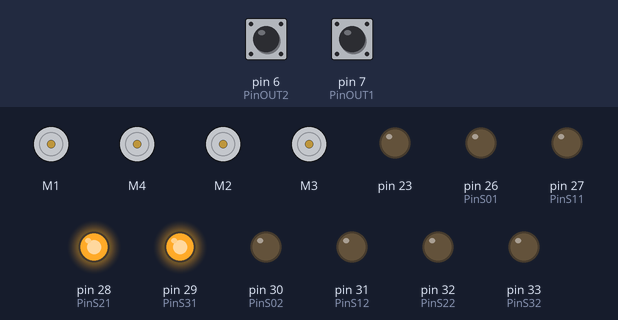
This sketch was run on a simulated Arduino Mega 2560, built with avr-gcc and run on an emulated ATmega2560. Shown: 4 × DC motor (green arrow = forward, orange = backward, longer = faster), output pins drawn as LEDs (lit = HIGH). The inputs (shaded band) are chosen by the test bench; at power-on: pin 7 (PinOUT1) LOW, pin 6 (PinOUT2) LOW. What the sketch prints to the serial monitor is not drawn.

Above: at 1.2 s.
1.3 s: pin 7 (PinOUT1) pulsed HIGH 2 times (0.12 s each, 0.3 s apart)
At 2.8 s:
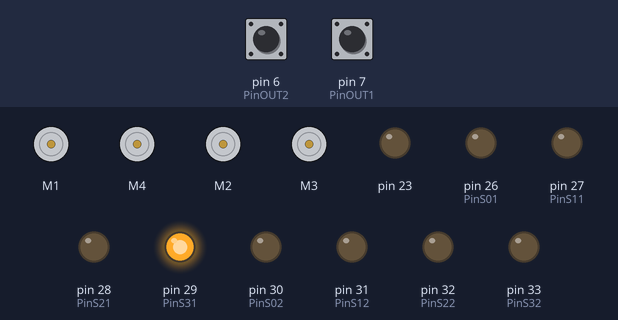
At 4.3 s:
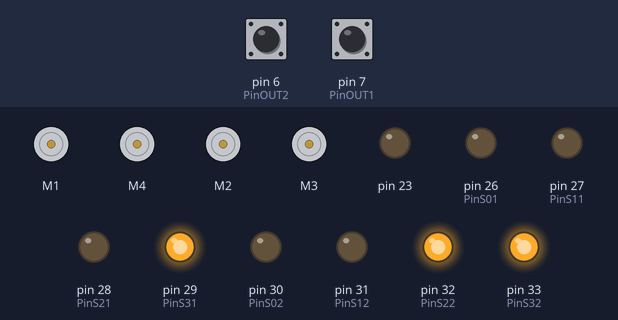
4.9 s: pin 6 (PinOUT2) pulsed HIGH 2 times (0.12 s each, 0.3 s apart)
At 11.7 s:
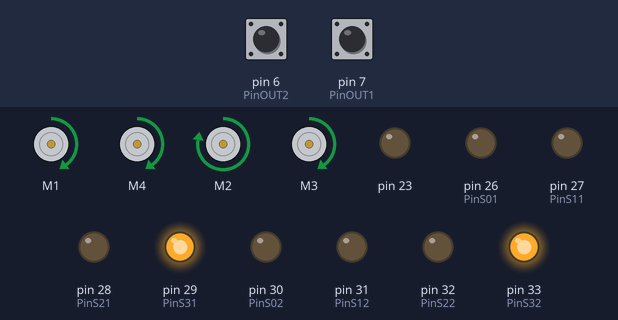
Timing chart, 0 to 17.5 s (numbered marks = the images above; inputs shaded):
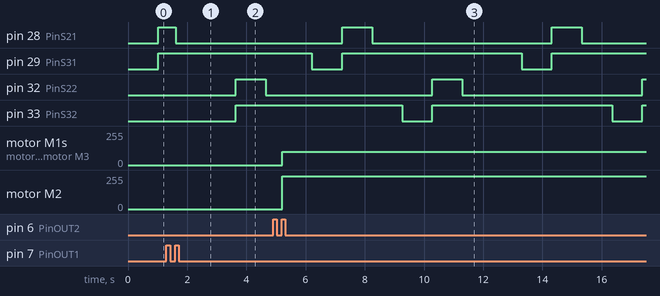

Measured:
- after the input at 1.3 s, pin 28 (PinS21): HIGH → LOW after 0.32 s instead of 0.73 s; pin 32 (PinS22), pin 33 (PinS32): LOW → HIGH after 2.3 s instead of 2.8 s
- after the input at 4.9 s, motor M1, motor M4, motor M3: stopped → forward 100/255 after 0.32 s instead of 0.78 s; motor M2: stopped → forward 244/255 after 0.32 s instead of 0.78 s
- by itself, pin 29 (PinS31): alternates HIGH for 6.1 s and LOW for 1.0 s

The sketch:

anda-frente.ino
```cpp
#include <AFMotor.h>
#include <Ultrasonic.h>

// Definição de pinos e inicialização de variáveis
Ultrasonic ultrassom(23, 22); // Pinos trig e echo do sensor ultrassônico

#define PinOUT1 7  // Definição do Pino OUT do sensor 1 na entrada digital 7
#define PinS01 26  // Definição do Pino S0 do sensor 1 na entrada digital 26
#define PinS11 27  // Definição do Pino S1 do sensor 1 na entrada digital 27
#define PinS21 28  // Definição do Pino S2 do sensor 1 na entrada digital 28
#define PinS31 29  // Definição do Pino S3 do sensor 1 na entrada digital 29

#define PinOUT2 6  // Definição do Pino OUT do sensor 2 na entrada digital 6
#define PinS02 30  // Definição do Pino S0 do sensor 2 na entrada digital 30
#define PinS12 31  // Definição do Pino S1 do sensor 2 na entrada digital 31
#define PinS22 32  // Definição do Pino S2 do sensor 2 na entrada digital 32
#define PinS32 33  // Definição do Pino S3 do sensor 2 na entrada digital 33

AF_DCMotor motor1(1);
AF_DCMotor motor2(4);
AF_DCMotor motor3(2);
AF_DCMotor motor4(3);

const unsigned long moveDuration = 10000; // Duração do movimento em milissegundos
const unsigned long stopDuration = 1000; // Tempo para parar os motores antes de iniciar o próximo movimento

int red1, green1, blue1;  // Variáveis para o sensor 1
int red2, green2, blue2;  // Variáveis para o sensor 2

void paraFrente() {
  motor1.setSpeed(100); //M1
  motor2.setSpeed(100); //M4
  motor3.setSpeed(500); //M2
  motor4.setSpeed(100); //M3

  motor1.run(FORWARD);
  motor2.run(FORWARD);
  motor3.run(FORWARD);
  motor4.run(FORWARD);
}

void pararMotores(){
  motor1.setSpeed(0); // M1 = 80 RPM(60) ; 100RPM(70) ; 128rpm (100)
  motor2.setSpeed(0); // M4 = 64 RPM(60) ; 100RPM(93) ; 156rpm (100)
  motor3.setSpeed(0); // M2 = 100 RPM(60) ; 176rpm (100)
  motor4.setSpeed(0); // M3 = 104 RPM(60) ; 136rpm (100)
}

void lerSensor(int pinOUT, int pinS2, int pinS3, int &red, int &green, int &blue, const char* sensorName) {
  digitalWrite(pinS2, LOW);
  digitalWrite(pinS3, LOW);
  red = pulseIn(pinOUT, LOW);
  Serial.print(sensorName);
  Serial.print(" - R: ");
  Serial.print(red);
  delay(15);

  digitalWrite(pinS2, HIGH);
  digitalWrite(pinS3, HIGH);
  green = pulseIn(pinOUT, LOW);
  Serial.print(" G: ");
  Serial.print(green);
  delay(15);

  digitalWrite(pinS2, LOW);
  digitalWrite(pinS3, HIGH);
  blue = pulseIn(pinOUT, LOW);
  Serial.print(" B: ");
  Serial.println(blue);
  delay(15);
}

const char* detectarCor1(int red1, int green1, int blue1) {
  if (blue1 > 25 && red1 > 25 && green1 > 25) {
    return "Preto";
  } else if (blue1 < 10 && red1 < 10 && green1 < 10) {
    return "Branco";
  } else if (blue1 < red1 && blue1 < green1) {
    return "Azul";
  } else if (green1 < red1 && green1 < blue1) {
    return "Verde";
  } else if (red1 < blue1 && red1 < green1 && red1 < 100) {
    return "Vermelho";
  }
  return "Indefinido";
}

const char* detectarCor2(int red2, int green2, int blue2) {
  if (blue2 > 25 && red2 > 25 && green2 > 25) {
    return "Preto";
  } else if (blue2 < 10 && red2 < 10 && green2 < 10) {
    return "Branco";
  } else if (blue2 < red2 && blue2 < green2) {
    return "Azul";
  } else if (green2 < red2 && green2 < blue2) {
    return "Verde";
  } else if (red2 < blue2 && red2 < green2 && red2 < 100) {
    return "Vermelho";
  }
  return "Indefinido";
}

void setup() {
  motor1.setSpeed(100);
  motor2.setSpeed(100);
  motor3.setSpeed(500);
  motor4.setSpeed(100);

  pararMotores();

  pinMode(PinOUT1, INPUT);  // Definição do PinOUT1 como sendo um pino de entrada
  pinMode(PinS01, OUTPUT);
  pinMode(PinS11, OUTPUT);
  pinMode(PinS21, OUTPUT);  // Definição do Pino S2 do sensor 1 como sendo um pino de saída
  pinMode(PinS31, OUTPUT);  // Definição do Pino S3 do sensor 1 como sendo um pino de saída

  pinMode(PinOUT2, INPUT);  // Definição do PinOUT2 como sendo um pino de entrada
  pinMode(PinS02, OUTPUT);
  pinMode(PinS12, OUTPUT);
  pinMode(PinS22, OUTPUT);  // Definição do Pino S2 do sensor 2 como sendo um pino de saída
  pinMode(PinS32, OUTPUT);  // Definição do Pino S3 do sensor 2 como sendo um pino de saída

  Serial.begin(9600);  // Inicia o monitor Serial com velocidade de 9600
}

void loop() {
  lerSensor(PinOUT1, PinS21, PinS31, red1, green1, blue1, "Sensor 1");
  lerSensor(PinOUT2, PinS22, PinS32, red2, green2, blue2, "Sensor 2");

  const char* corSensor1 = detectarCor1(red1, green1, blue1);
  const char* corSensor2 = detectarCor2(red2, green2, blue2);

  Serial.print("Sensor 1: ");
  Serial.print(corSensor1);
  Serial.print(" - Sensor 2: ");
  Serial.println(corSensor2);

  if (strcmp(corSensor1, "Branco") == 0 && strcmp(corSensor2, "Branco") == 0) {
    paraFrente();
  } else {
    pararMotores();
  }
  delay(1000); // Pequeno atraso para evitar leituras excessivas
}
```
